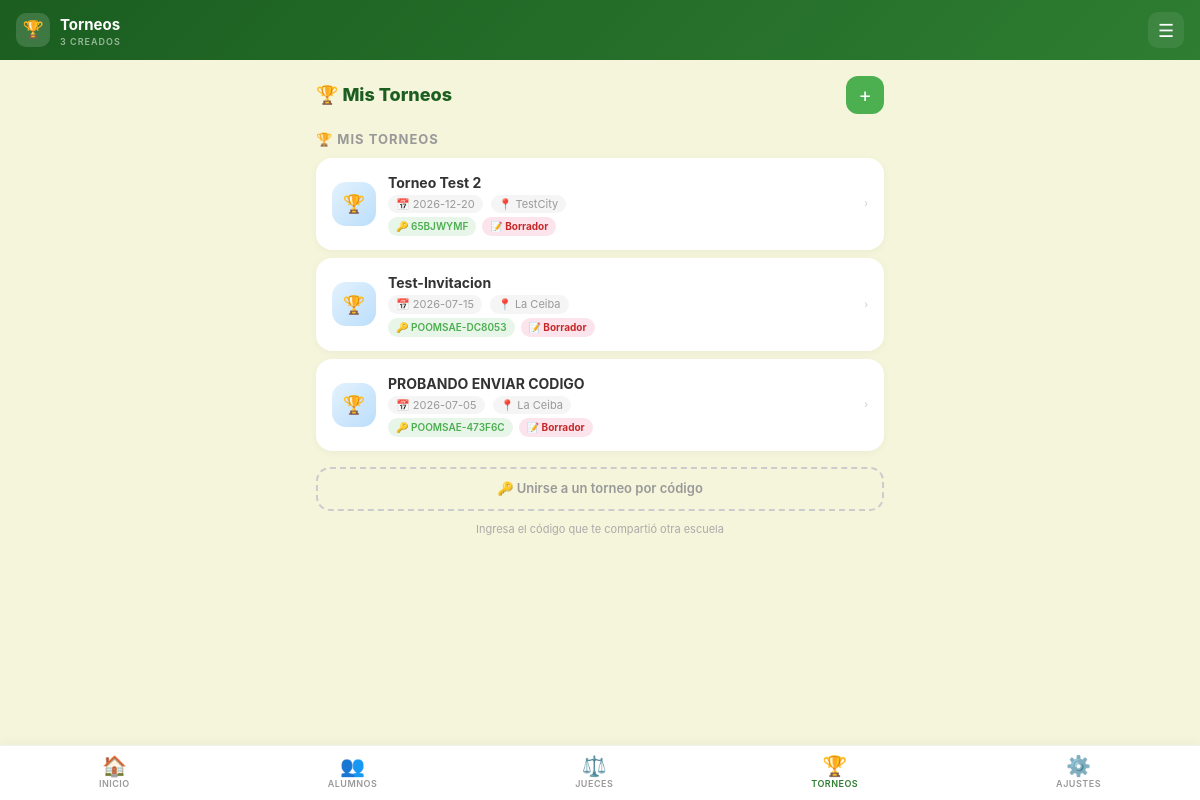
The page /torneos (signed in) on the database its author committed.
### tables this page shows
CREATE TABLE `torneos` (
  `idTorneo` int(11) NOT NULL,
  `nombre` varchar(200) NOT NULL,
  `descripcion` text DEFAULT NULL,
  `fecha` date NOT NULL,
  `hora` time DEFAULT NULL,
  `ciudad` varchar(100) NOT NULL,
  `lugar` varchar(200) DEFAULT NULL,
  `departamento` varchar(100) DEFAULT NULL,
  `pais` varchar(100) DEFAULT NULL,
  `id_escuela` int(11) DEFAULT NULL,
  `codigo_acceso` varchar(16) DEFAULT NULL,
  `activo` tinyint(1) NOT NULL DEFAULT 1,
  `estado` tinyint(1) NOT NULL DEFAULT 0,
  `estado_efectivo` tinyint(1) NOT NULL DEFAULT 1
);

### app/Controllers/TorneoController.php (called while the page is built, shortened)
<?php
class TorneoController extends Controller
{
    public function index(): void
    {
        $id = $_SESSION['escuela_id'];
        $escuela = \App\Models\Escuela::find($id);
        $torneos = Torneo::listarPorEscuela($id);
        $invitados = Torneo::listarInvitados($id);
        $pendientes = Torneo::listarInvitacionesPendientes($id);
        $this->view('torneos/index', [
            'escuela' => $escuela,
            'torneos' => $torneos,
            'torneosInvitados' => $invitados,
            'invitacionesPendientes' => $pendientes,
        ]);
    }
}

### index.php (called while the page is built, shortened)
<?php
require_once __DIR__ . '/app/init.php';
$router = new Router();
$router->get('/', function () {
    session_start();
    if (!empty($_SESSION['escuela_id'])) {
        $dest = ($_SESSION['user_level'] ?? 1) == 2 ? '/evaluacion' : '/dashboard';
        header('Location: ' . base_url($dest));
    } else {
        header('Location: ' . base_url('/login'));
    }
    exit;
});
$router->get('/login', [AuthController::class, 'loginView']);
$router->post('/login', [AuthController::class, 'login']);
$router->get('/logout', [AuthController::class, 'logout']);
$router->get('/registro', [AuthController::class, 'registroView']);
$router->post('/registro', [AuthController::class, 'registro']);
$router->get('/dashboard', [DashboardController::class, 'index']);
$router->get('/escuela', [EscuelaController::class, 'index']);
$router->post('/escuela/editar', [EscuelaController::class, 'editar']);
$router->get('/participantes', [ParticipanteController::class, 'index']);
$router->get('/participantes/listar', [ParticipanteController::class, 'listar']);
$router->get('/participantes/obtener', [ParticipanteController::class, 'obtener']);
$router->post('/participantes/guardar', [ParticipanteController::class, 'guardar']);
$router->post('/participantes/actualizar', [ParticipanteController::class, 'actualizar']);
$router->post('/participantes/eliminar', [ParticipanteController::class, 'eliminar']);
$router->get('/jueces', [JuezController::class, 'index']);
$router->get('/jueces/listar', [JuezController::class, 'listar']);
$router->get('/jueces/obtener', [JuezController::class, 'obtener']);
$router->post('/jueces/guardar', [JuezController::class, 'guardar']);
$router->post('/jueces/actualizar', [JuezController::class, 'actualizar']);
$router->post('/jueces/eliminar', [JuezController::class, 'eliminar']);
$router->get('/torneos', [TorneoController::class, 'index']);
$router->get('/torneos/listar', [TorneoController::class, 'listar']);
$router->get('/torneos/obtener', [TorneoController::class, 'obtener']);
$router->post('/torneos/guardar', [TorneoController::class, 'guardar']);
$router->post('/torneos/actualizar', [TorneoController::class, 'actualizar']);
$router->post('/torneos/eliminar', [TorneoController::class, 'eliminar']);
$router->post('/torneos/unirse', [TorneoController::class, 'unirse']);
$router->get('/torneos/detalle', [TorneoController::class, 'detalle']);
$router->get('/torneos/participantes', [TorneoController::class, 'participantes']);
$router->post('/torneos/agregar-participante', [TorneoController::class, 'agregarParticipante']);
$router->post('/torneos/remover-participante', [TorneoController::class, 'removerParticipante']);
$router->post('/torneos/invitar-escuela', [TorneoController::class, 'invitarEscuela']);
$router->get('/torneos/listar-escuelas', [TorneoController::class, 'listarEscuelas']);
$router->get('/torneos/jueces', [TorneoController::class, 'jueces']);
$router->post('/torneos/agregar-juez', [TorneoController::class, 'agregarJuez']);
$router->post('/torneos/remover-juez', [TorneoController::class, 'removerJuez']);
$router->post('/torneos/salir', [TorneoController::class, 'salir']);
$router->post('/torneos/iniciar', [TorneoController::class, 'iniciar']);
$router->post('/torneos/finalizar', [TorneoController::class, 'finalizar']);
$router->post('/torneos/toggle-estado', [TorneoController::class, 'toggleEstado']);
$router->get('/torneos/categorias', [TorneoController::class, 'categorias']);
$router->post('/torneos/guardar-categoria', [TorneoController::class, 'guardarCategoria']);
$router->post('/torneos/actualizar-categoria', [TorneoController::class, 'actualizarCategoria']);
$router->post('/torneos/eliminar-categoria', [TorneoController::class, 'eliminarCategoria']);
$router->get('/torneos/puntajes', [TorneoController::class, 'puntajes']);
$router->get('/scoreboard', [TorneoController::class, 'scoreboard']);
$router->get('/evaluacion', [EvaluacionController::class, 'index']);
$router->get('/evaluacion/torneo', [EvaluacionController::class, 'torneo']);
$router->post('/evaluacion/guardar', [EvaluacionController::class, 'guardarPuntaje']);
$uri = $_SERVER['REQUEST_URI'];
$method = $_SERVER['REQUEST_METHOD'];
$router->dispatch($uri, $method);

### app/Models/Torneo.php (called while the page is built, shortened)
<?php
class Torneo extends Model
{
    public static function listarPorEscuela(int $idEscuela): array
    {
        $db = self::db();
        $stmt = $db->prepare("SELECT idTorneo, nombre, fecha, ciudad, lugar, descripcion, codigo_acceso, activo, estado FROM torneos WHERE id_escuela=? ORDER BY fecha DESC, idTorneo DESC");
        $stmt->bind_param('i', $idEscuela);
        $stmt->execute();
        return $stmt->get_result()->fetch_all(MYSQLI_ASSOC);
    }
}

### app/init.php (called while the page is built, shortened)
<?php
function base_url($path = '') {
    $protocol = (!empty($_SERVER['HTTPS']) && $_SERVER['HTTPS'] !== 'off') ? 'https' : 'http';
    $host = $_SERVER['HTTP_HOST'] ?? 'localhost';
    return $protocol . '://' . $host . BASE_PATH . '/' . ltrim($path, '/');
}

### views/torneos/index.php (the view, shortened to what this page needs)
<!DOCTYPE html>
<html lang="es">
<head>
    <link href="https://cdn.jsdelivr.net/npm/bootstrap@5.3.3/dist/css/bootstrap.min.css" rel="stylesheet">
</head>
<body>
<div class="topbar">
    <div class="topbar-brand">
        <div class="avatar">🏆</div>
        <div>
            <div class="name">Torneos</div>
            <div class="sub"><?= count($torneos) ?> creados</div>
        </div>
    </div>
    <div><button class="topbar-btn" onclick="abrirMenu()">☰</button></div>
</div>
<div class="content">
    <div class="section-header">
        <h2>🏆 Mis Torneos</h2>
        <button class="btn-add" onclick="abrirModal()">+</button>
    </div>
    <div id="listaContainer">
        <?php if (empty($torneos)): ?>
            <div class="empty-state">
                <div class="ei">🏆</div>
                <p>No hay torneos creados.<br>Toca + para crear el primero.</p>
            </div>
        <?php else:
            $hoy = date('Y-m-d');
            foreach (['actuales' => '🏆 Mis Torneos'] as $key => $titulo):
                $lista = $$key;
                if (!empty($lista)):
        ?>
        <div style="font-size:13px;font-weight:700;color:#999;margin:16px 0 8px;text-transform:uppercase;letter-spacing:1px;"><?= $titulo ?></div>
        <?php foreach ($lista as $t):
            $estados = ['📝 Borrador', '▶ En curso', '🏁 Finalizado'];
            $estadosCls = ['badge-inactivo', 'badge-activo', 'badge-finalizado'];
            $estadoIdx = $t['estado'] ?? 0;
        ?>
            <div class="item-card <?= $t['estado'] == 2 ? 'item-finalizado' : ($t['estado'] == 0 && $t['fecha'] < $hoy ? 'item-pasado' : '') ?>" onclick="verDetalle(<?= $t['idTorneo'] ?>)" data-search="<?= htmlspecialchars(strtolower($t['nombre'].' '.($t['ciudad']??'').' '.($t['lugar']??''))) ?>">
                <div class="item-avatar">🏆</div>
                <div class="item-info">
                    <div class="item-name"><?= htmlspecialchars($t['nombre']) ?></div>
                    <div class="item-meta">
                        <span>📅 <?= htmlspecialchars($t['fecha']) ?></span>
                        <?php if ($t['ciudad']): ?><span>📍 <?= htmlspecialchars($t['ciudad']) ?></span><?php endif; ?>
                    </div>
                    <div style="margin-top:4px;display:flex;gap:6px;align-items:center;">
                        <?php if ($t['codigo_acceso']): ?><span class="item-code">🔑 <?= htmlspecialchars($t['codigo_acceso']) ?></span><?php endif; ?>
                        <span class="<?= $estadosCls[$estadoIdx] ?? 'badge-inactivo' ?>"><?= $estados[$estadoIdx] ?? ($t['activo'] ? 'Activo' : 'Inactivo') ?></span>
                    </div>
                </div>
                <div style="color:#ccc;font-size:10px;">›</div>
            </div>
        <?php endforeach; endif; endforeach; endif; ?>
    </div>
    <div style="margin-top:16px;">
        <button class="btn-outline" onclick="abrirJoinModal()">🔑 Unirse a un torneo por c&oacute;digo</button>
        <div class="help-text">Ingresa el c&oacute;digo que te comparti&oacute; otra escuela</div>
    </div>
</div>
<div class="bottombar">
    <button class="nav-item" onclick="location.href='<?= base_url('/dashboard') ?>'"><span class="bi">🏠</span><span class="bl">Inicio</span></button>
    <button class="nav-item" onclick="location.href='<?= base_url('/participantes') ?>'"><span class="bi">👥</span><span class="bl">Alumnos</span></button>
    <button class="nav-item" onclick="location.href='<?= base_url('/jueces') ?>'"><span class="bi">⚖️</span><span class="bl">Jueces</span></button>
    <button class="nav-item active"><span class="bi">🏆</span><span class="bl">Torneos</span></button>
    <button class="nav-item" onclick="location.href='<?= base_url('/escuela') ?>'"><span class="bi">⚙️</span><span class="bl">Ajustes</span></button>
</div>
</body>
</html>

### app/Core/Router.php (shortened to what this page needs)
<?php
class Router
{
    private array $routes = [];
    public function get(string $path, callable|array $handler): void
    {
        $this->routes['GET'][$path] = $handler;
    }
    public function post(string $path, callable|array $handler): void
    {
        $this->routes['POST'][$path] = $handler;
    }
    public function dispatch(string $uri, string $method): void
    {
        $uri = parse_url($uri, PHP_URL_PATH);
        $base = rtrim(BASE_PATH, '/');
        if (str_starts_with($uri, $base)) {
            $uri = substr($uri, strlen($base)) ?: '/';
        }
        $methodRoutes = $this->routes[$method] ?? [];
        foreach ($methodRoutes as $pattern => $handler) {
            $regex = preg_replace('/\{(\w+)\}/', '(?P<$1>[^/]+)', $pattern);
            $regex = '#^' . $regex . '$#';
            if (preg_match($regex, $uri, $matches)) {
                $params = array_filter($matches, 'is_string', ARRAY_FILTER_USE_KEY);
                $this->callHandler($handler, $params);
                return;
            }
        }
    }
    private function callHandler(callable|array $handler, array $params): void
    {
        if (is_array($handler)) {
            [$class, $method] = $handler;
            $controller = new $class();
            $controller->$method(...$params);
        } else {
            $handler($params);
        }
    }
}

### app/Core/Controller.php (shortened to what this page needs)
<?php
class Controller
{
    protected function view(string $name, array $data = []): void
    {
        extract($data);
        $file = __DIR__ . '/../../views/' . $name . '.php';
        if (file_exists($file)) require $file;
        else echo "View not found: $name";
    }
}

### views/torneos/index.php (style rules this page uses)
* { -webkit-tap-highlight-color: transparent; }
body { background: #f5f5dc; font-family: -apple-system, BlinkMacSystemFont, 'Segoe UI', Roboto, sans-serif; min-height: 100vh; min-height: 100dvh; padding-bottom: 72px; }
.topbar { position: sticky; top: 0; z-index: 100; background: linear-gradient(135deg, #1b5e20, #2e7d32); padding: 12px 16px; padding-top: max(12px, env(safe-area-inset-top, 12px)); display: flex; align-items: center; justify-content: space-between; }
.topbar-brand { display: flex; align-items: center; gap: 10px; }
.topbar-brand .avatar { width: 34px; height: 34px; background: rgba(255,255,255,0.15); border-radius: 10px; display: flex; align-items: center; justify-content: center; font-size: 17px; }
.topbar-brand .name { color: #fff; font-size: 15px; font-weight: 700; }
.topbar-brand .sub { color: rgba(255,255,255,0.55); font-size: 9px; font-weight: 600; text-transform: uppercase; letter-spacing: 1px; line-height: 1; margin-top: 1px; }
.topbar-btn { width: 36px; height: 36px; background: rgba(255,255,255,0.08); border: none; border-radius: 10px; color: #fff; font-size: 18px; display: flex; align-items: center; justify-content: center; }
.content { max-width: 600px; margin: 0 auto; padding: 16px; }
.section-header { display: flex; align-items: center; justify-content: space-between; margin-bottom: 14px; }
.section-header h2 { font-size: 18px; font-weight: 800; color: #1b5e20; margin: 0; }
.btn-add { width: 38px; height: 38px; background: #4caf50; border: none; border-radius: 12px; color: #fff; font-size: 20px; display: flex; align-items: center; justify-content: center; }
.btn-outline { background: transparent; border: 2px dashed #ccc; border-radius: 14px; padding: 10px 16px; font-size: 13px; font-weight: 600; color: #999; width: 100%; }
.item-card { background: #fff; border-radius: 16px; padding: 14px 16px; margin-bottom: 8px; display: flex; align-items: center; gap: 12px; cursor: pointer; box-shadow: 0 2px 8px rgba(0,0,0,0.04); }
.item-avatar { width: 44px; height: 44px; border-radius: 14px; background: linear-gradient(135deg, #e3f2fd, #bbdefb); display: flex; align-items: center; justify-content: center; font-size: 18px; flex-shrink: 0; }
.item-info { flex: 1; min-width: 0; }
.item-name { font-size: 14px; font-weight: 700; color: #333; }
.item-meta { font-size: 11px; color: #999; margin-top: 2px; display: flex; gap: 8px; flex-wrap: wrap; }
.item-meta span { background: #f5f5f5; padding: 1px 8px; border-radius: 20px; }
.item-code { font-size: 10px; font-weight: 600; color: #4caf50; background: #e8f5e9; padding: 2px 8px; border-radius: 20px; }
.help-text { font-size: 11px; color: #aaa; text-align: center; margin-top: 10px; }
.bottombar { position: fixed; bottom: 0; left: 0; right: 0; background: #fff; border-top: 1px solid #f0f0f0; padding: 6px 0; padding-bottom: max(6px, env(safe-area-inset-bottom, 6px)); display: flex; justify-content: space-around; z-index: 100; box-shadow: 0 -2px 12px rgba(0,0,0,0.04); }
.bottombar .nav-item { text-decoration: none; display: flex; flex-direction: column; align-items: center; gap: 1px; padding: 4px 12px; border-radius: 12px; border: none; background: none; cursor: pointer; }
.bottombar .bi { font-size: 20px; line-height: 1; }
.bottombar .bl { font-size: 9px; font-weight: 600; color: #999; text-transform: uppercase; letter-spacing: 0.5px; }
.bottombar .nav-item.active .bl { color: #2e7d32; }
.badge-inactivo { background: #fce4ec; color: #c62828; font-size: 10px; font-weight: 700; padding: 2px 8px; border-radius: 20px; }

### rows shown on the page
torneos: nombre "Torneo Test 2", fecha "2026-12-20", ciudad "TestCity", codigo_acceso "65BJWYMF", estado "📝 Borrador"
torneos: nombre "Test-Invitacion", fecha "2026-07-15", ciudad "La Ceiba", codigo_acceso "POOMSAE-DC8053", estado "📝 Borrador"
torneos: nombre "PROBANDO ENVIAR CODIGO", fecha "2026-07-05", ciudad "La Ceiba", codigo_acceso "POOMSAE-473F6C", estado "📝 Borrador"

### other values the page prints
count($torneos) "3"
$titulo "🏆 MIS TORNEOS"
